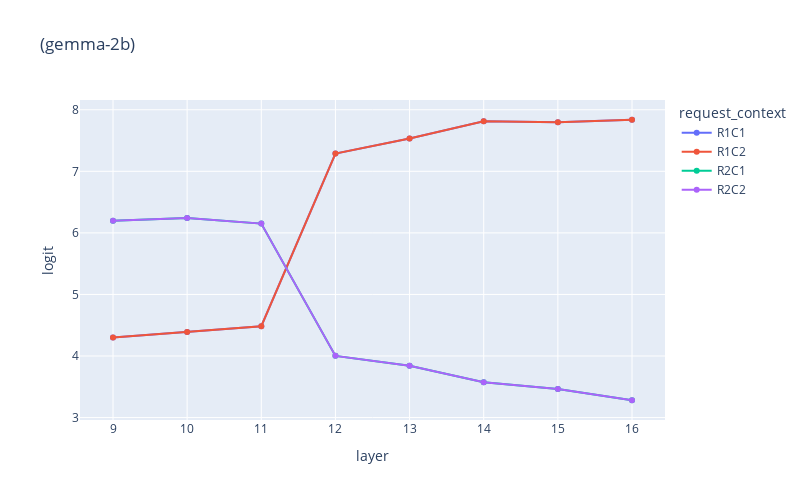

This figure's notebook cell:
### Code cell
val_df = format_df_for_plots(model_name='gemma-2b',
                             patch_dict_path='../outputs/programming_problems_bis_gemma-2b.pkl',
                             layers = [9, 10, 11, 12, 13, 14, 15, 16],
                             constant='C')

plot_acc_or_proba(val_df=val_df,
                  value='logit')

### Figure 1 — Plotly figure (JSON) as saved in the notebook; plotly's stock layout.template omitted (floating-point values rounded to 4 significant figures)
{"data": [{"hovertemplate": "request_context=R1C1<br>layer=%{x}<br>logit=%{y}<extra></extra>", "legendgroup": "R1C1", "line": {"color": "#636efa", "dash": "solid"}, "marker": {"symbol": "circle"}, "mode": "markers+lines", "name": "R1C1", "orientation": "v", "showlegend": true, "type": "scatter", "x": [9, 10, 11, 12, 13, 14, 15, 16], "xaxis": "x", "y": [4.3, 4.388, 4.484, 7.288, 7.534, 7.812, 7.798, 7.838], "yaxis": "y"}, {"hovertemplate": "request_context=R1C2<br>layer=%{x}<br>logit=%{y}<extra></extra>", "legendgroup": "R1C2", "line": {"color": "#EF553B", "dash": "solid"}, "marker": {"symbol": "circle"}, "mode": "markers+lines", "name": "R1C2", "orientation": "v", "showlegend": true, "type": "scatter", "x": [9, 10, 11, 12, 13, 14, 15, 16], "xaxis": "x", "y": [4.3, 4.388, 4.484, 7.288, 7.534, 7.812, 7.798, 7.838], "yaxis": "y"}, {"hovertemplate": "request_context=R2C1<br>layer=%{x}<br>logit=%{y}<extra></extra>", "legendgroup": "R2C1", "line": {"color": "#00cc96", "dash": "solid"}, "marker": {"symbol": "circle"}, "mode": "markers+lines", "name": "R2C1", "orientation": "v", "showlegend": true, "type": "scatter", "x": [9, 10, 11, 12, 13, 14, 15, 16], "xaxis": "x", "y": [6.196, 6.243, 6.15, 4.002, 3.842, 3.574, 3.463, 3.281], "yaxis": "y"}, {"hovertemplate": "request_context=R2C2<br>layer=%{x}<br>logit=%{y}<extra></extra>", "legendgroup": "R2C2", "line": {"color": "#ab63fa", "dash": "solid"}, "marker": {"symbol": "circle"}, "mode": "markers+lines", "name": "R2C2", "orientation": "v", "showlegend": true, "type": "scatter", "x": [9, 10, 11, 12, 13, 14, 15, 16], "xaxis": "x", "y": [6.196, 6.243, 6.15, 4.002, 3.842, 3.574, 3.463, 3.281], "yaxis": "y"}], "layout": {"height": 500, "legend": {"title": {"text": "request_context"}, "tracegroupgap": 0}, "title": {"text": " (gemma-2b)"}, "width": 800, "xaxis": {"anchor": "y", "domain": [0, 1], "title": {"text": "layer"}}, "yaxis": {"anchor": "x", "domain": [0, 1], "title": {"text": "logit"}}}}
